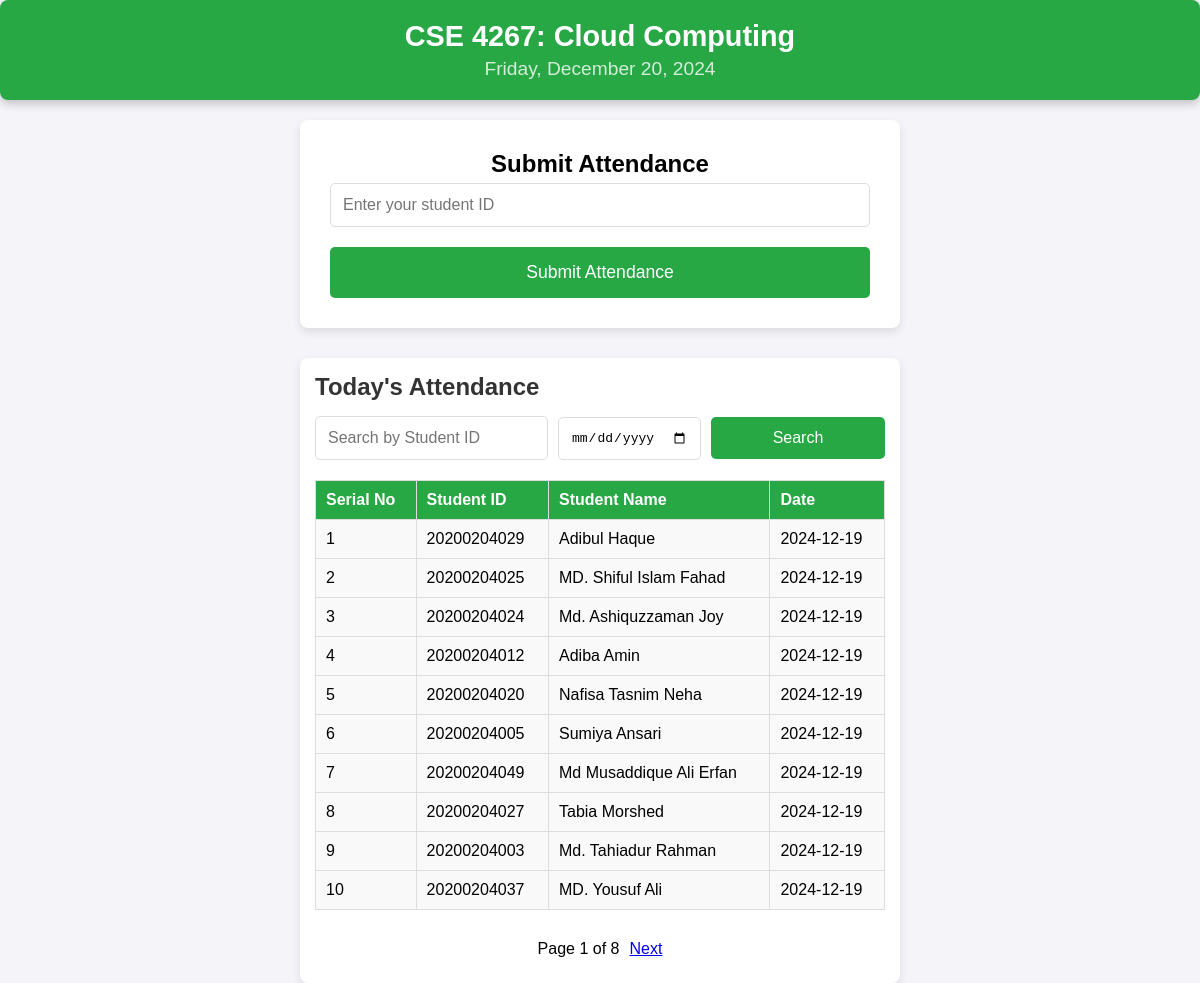
The page / on the database its author committed.
### tables this page shows
CREATE TABLE `attendance` (
  `id` int NOT NULL,
  `student_id` varchar(50) NOT NULL,
  `ip_address` varchar(45) NOT NULL,
  `date` date NOT NULL
);

CREATE TABLE `students` (
  `id` int NOT NULL,
  `student_id` varchar(20) NOT NULL,
  `name` varchar(100) NOT NULL,
  `phone_number` varchar(20) NOT NULL,
  `email` varchar(100) NOT NULL
);

### index.php (the view, shortened to what this page needs)
<?php
include 'db.php';
$formVisible = true;
$searchStudentId = isset($_GET['search_student_id']) ? $_GET['search_student_id'] : "";
$searchDate =isset($_GET['search_date']) ? $_GET['search_date'] :  "";
$limit = 10;
$page = isset($_GET['page']) ? $_GET['page'] : 1;
$offset = ($page - 1) * $limit;
$totalQuery = "SELECT COUNT(*) FROM attendance WHERE 1=1";
$params = [];
$totalStmt = $conn->prepare($totalQuery);
$totalStmt->execute($params);
$totalRecords = $totalStmt->fetchColumn();
$totalPages = ceil($totalRecords / $limit);
$query = "
    SELECT a.student_id, a.date, s.name
    FROM attendance a
    JOIN students s ON a.student_id = s.student_id
    WHERE 1=1
";
$params = [];
$query .= " ORDER BY a.date DESC LIMIT " . (int)$limit . " OFFSET " . (int)$offset;
$stmt = $conn->prepare($query);
$stmt->execute($params);
$attendees = $stmt->fetchAll();
?>
<!DOCTYPE html>
<html lang="en">
<head>
    <link rel="stylesheet" href="style.css">
</head>
<body>
    <div class="header-container">
        <h1>CSE 4267: Cloud Computing</h1>
        <p><?php echo date('l, F j, Y'); ?></p>
    </div>
    <div class="container">
        <h2>Submit Attendance</h2>
        <?php if ($formVisible): ?>
            <form method="post" action="">
                <div class="form-group">
                    <input type="text" id="student_id" name="student_id" required placeholder="Enter your student ID">
                </div>
                <button type="submit" name="submit_attendance" class="submit-btn">Submit Attendance</button>
            </form>
        <?php endif;?>
    </div>
    <div class="attendance-list">
        <h2>Today's Attendance</h2>
        <form method="post" action="">
            <div class="search-container">
                <input type="text" id="search_student_id" name="search_student_id" value="<?= htmlspecialchars($searchStudentId); ?>" placeholder="Search by Student ID">
                <input type="date" id="search_date" name="search_date" value="<?= htmlspecialchars($searchDate); ?>" placeholder="Search by Date">
                <button type="submit" name="search_attendance">Search</button>
            </div>
        </form>
        <table class="attendance-table" id="attendance_table">
            <thead>
                <tr>
                    <th>Serial No</th>
                    <th>Student ID</th>
                    <th>Student Name</th>
                    <th>Date</th>
                </tr>
            </thead>
            <tbody>
                <?php if (empty($attendees)): ?>
                    <tr>
                        <td colspan="4">No attendance records found.</td>
                    </tr>
                <?php else: ?>
                    <?php $count = $offset + 1; ?>
                    <?php foreach ($attendees as $attendee): ?>
                        <tr>
                            <td><?=$count++; ?></td>
                            <td><?=htmlspecialchars($attendee['student_id']);?></td>
                            <td><?=htmlspecialchars($attendee['name']);?></td>
                            <td><?=htmlspecialchars($attendee['date']);?></td>
                        </tr>
                    <?php endforeach;?>
                <?php endif;?>
            </tbody>
        </table>
        <div class="pagination">
            <p>Page <?= $page ?> of <?= $totalPages ?></p>
            <?php if ($page < $totalPages): ?>
                <a href="?page=<?= ($page + 1); ?>&search_date=<?= urlencode($searchDate); ?>&search_student_id=<?= urlencode($searchStudentId); ?>">Next</a>
            <?php endif; ?>
        </div>
    </div>
</body>
</html>

### style.css (style rules this page uses)
* { margin: 0; padding: 0; box-sizing: border-box; }
body { font-family: Arial, sans-serif; background-color: #f4f4f9; display: flex; flex-direction: column; justify-content: center; align-items: center; min-height: 100vh; margin: 0; }
.header-container { background: #28a745; color: white; width: 100%; padding: 20px; font-size: 1.2em; text-align: center; position: absolute; top: 0; left: 0; right: 0; border-radius: 8px; box-shadow: 0 4px 10px rgba(0, 0, 0, 0.2); }
.header-container h1 { font-size: 1.5em; margin-bottom: 5px; }
.header-container p { font-size: 1em; color: #d4edda; }
.container { background: #fff; padding: 30px; border-radius: 8px; box-shadow: 0 4px 10px rgba(0, 0, 0, 0.1); width: 100%; max-width: 600px; margin-top: 120px; text-align: center; }
.form-group { margin-bottom: 20px; }
.form-group input { width: 100%; padding: 12px; border: 1px solid #ddd; border-radius: 5px; font-size: 1em; margin-top: 5px; }
button { background-color: #28a745; color: #fff; border: none; padding: 15px 20px; font-size: 1.1em; border-radius: 5px; cursor: pointer; width: 100%; transition: background-color 0.3s ease; }
.attendance-list { margin-top: 30px; padding: 15px; background-color: #fff; border-radius: 8px; box-shadow: 0 4px 10px rgba(0, 0, 0, 0.1); width: 100%; max-width: 600px; text-align: left; }
.attendance-list h2 { margin-bottom: 15px; font-size: 1.5em; color: #333; }
.attendance-list table { width: 100%; border-collapse: collapse; }
.attendance-list table, th, td { border: 1px solid #ddd; text-align: left; }
.attendance-list th, td { padding: 10px; word-wrap: break-word; }
.attendance-list th { background-color: #28a745; color: white; }
.attendance-list td { background-color: #f9f9f9; }
.search-container { display: flex; align-items: center; justify-content: center; gap: 10px; margin-bottom: 20px; width: 100%; }
.search-container input { flex: 1; padding: 12px; font-size: 1em; border: 1px solid #ddd; border-radius: 5px; transition: border-color 0.3s ease-in-out; }
.search-container button { padding: 12px 20px; font-size: 1em; background-color: #28a745; color: white; border: none; border-radius: 5px; cursor: pointer; transition: background-color 0.3s ease; }
.pagination { display: flex; align-items: center; justify-content: center; margin-top: 20px; padding: 10px; gap: 10px; }

### rows shown on the page
attendance: student "20200204029", students.name "Adibul Haque", date "2024-12-19"
attendance: student "20200204025", students.name "MD. Shiful Islam Fahad", date "2024-12-19"
attendance: student "20200204024", students.name "Md. Ashiquzzaman Joy", date "2024-12-19"
attendance: student "20200204012", students.name "Adiba Amin", date "2024-12-19"
attendance: student "20200204020", students.name "Nafisa Tasnim Neha", date "2024-12-19"
attendance: student "20200204005", students.name "Sumiya Ansari", date "2024-12-19"
attendance: student "20200204049", students.name "Md Musaddique Ali Erfan", date "2024-12-19"
attendance: student "20200204027", students.name "Tabia Morshed", date "2024-12-19"
attendance: student "20200204003", students.name "Md. Tahiadur Rahman", date "2024-12-19"
attendance: student "20200204037", students.name "MD. Yousuf Ali", date "2024-12-19"

### other values the page prints
$page "1"
$totalPages "8"
